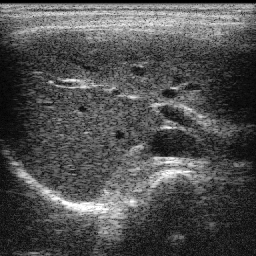
#> input picture 10.png, 256 x 256 px, found by its file name
$ python cancha_t7.py
#> lines starting #> are read from the running program, lines starting #| are printed output that depends on the picture; pictures that were not available may be replaced by others from this repository, and a replacement may not be noted
#!/usr/bin/env python
# -*- coding:utf-8 -*-
# 图像差分-图像相减
import cv2
import numpy as np

img1 = cv2.imread(r'D:\Code_Data\0Proposed_DnCNN\data\test\resize\10.png')  # 噪声
#> img1 is the input picture: shape (256, 256, 3); min 0, max 255, mean 79
img2 = cv2.imread(r'D:\Code_Data\0Proposed_DnCNN\results\resize\10_dscnn.png')  # 干净
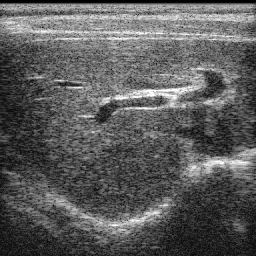
#> input picture 1301.png, 256 x 256 px, given in place of 10_dscnn.png, which was not available
#> img2 is the input picture: shape (256, 256, 3); min 0, max 255, mean 91.9
img3 = cv2.imread(r'C:\Users\Jimmy\Desktop\2022testimg\denoise\my\10.png')

# img1 = img1.astype('float32')
img1 = np.array(img1, dtype=np.float32)
img2 = np.array(img2, dtype=np.float32)
# img2 = img2.astype('float32')
sub1 = np.subtract(img1, img2)  # !!!x1 和 x2 的差异，逐元素。
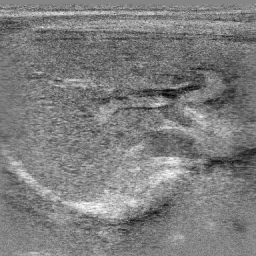
#> sub1: shape (256, 256, 3) float32; min -242, max 220, mean -12.9; drawn with min black and max white
sub = cv2.convertScaleAbs(img1 - img2)
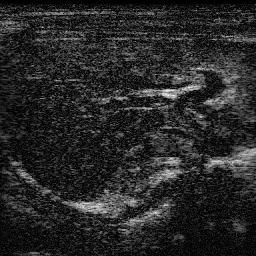
#> sub: shape (256, 256, 3); min 0, max 242, mean 40.1
# sub1 = cv2.convertScaleAbs(img1 - sub)  # !!!
# sub = cv2.convertScaleAbs(sub)
img1 = cv2.convertScaleAbs(img1)
img2 = cv2.convertScaleAbs(img2)
add = cv2.convertScaleAbs(img2 + sub1)
# 方法二
err = cv2.absdiff(img1, img2)  # 差值的绝对值
err2 = cv2.absdiff(img1, img3)
#> err2: shape (256, 256, 3); every value is 0
cv2.imwrite("err1.png", err)
cv2.imwrite("err2.png", err2)
# err1 = cv2.absdiff(img1, err)  # 差值的绝对值
# err2 = img1 - err
print(err)
#> (printed output is left out)
cv2.imshow('img', img1)
cv2.imshow('img_d', img2)
cv2.imshow('err', err)
cv2.imshow('err2', err2)
# cv2.imshow('err1', err1)
# cv2.imshow('sub1', sub1)
# cv2.imshow('err2', err2)
cv2.imshow('sub', sub)
# cv2.imshow('add', add)
# cv2.imwrite("grayimages/err1.png", err1)
# cv2.imwrite("grayimages/sub1.png", sub)

cv2.waitKey(0)
cv2.destroyAllWindows()
